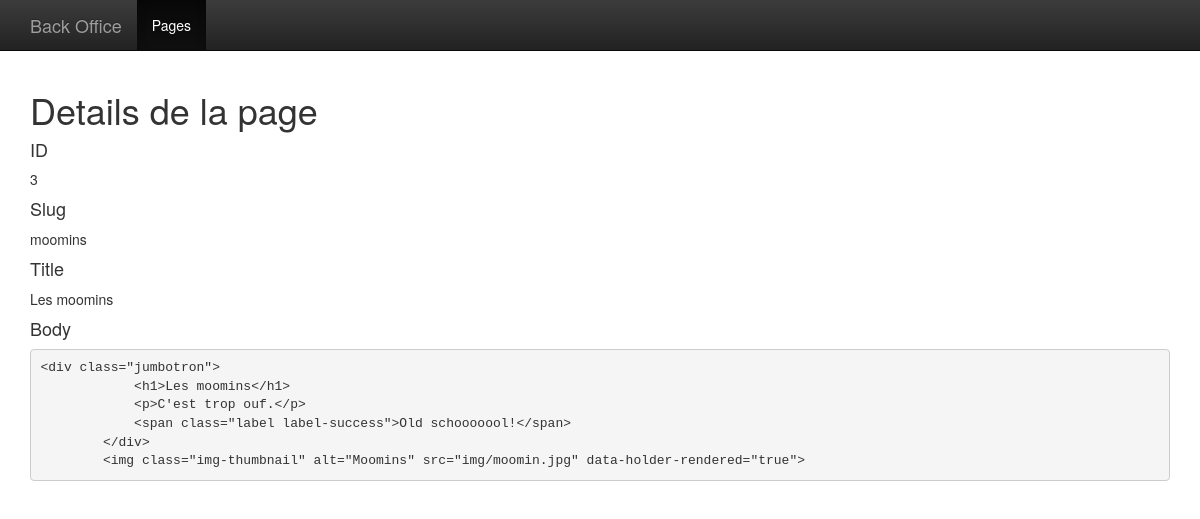
/admin/index.php?a=details&id=3, run on the app's committed database.
### tables this page shows
CREATE TABLE `page` (
  `id` int(11) NOT NULL,
  `slug` varchar(100) NOT NULL,
  `h1` varchar(100) NOT NULL,
  `body` text NOT NULL,
  `title` varchar(100) NOT NULL,
  `img` varchar(200) NOT NULL,
  `span_text` varchar(200) NOT NULL,
  `span_class` varchar(100) NOT NULL
);

### Controller/PageController.php (called while the page is built, shortened)
<?php
class PageController
{
    public function __construct(\PDO $PDO){
        $this->repository = new PageRepository($PDO);
    }
    public function detailsAction()
    {
        $data = $this->repository->getById($_GET['id']);
        require "View/admin/pageDetails.php";
    }
}

### Model/PageRepository.php (called while the page is built, shortened)
<?php
class PageRepository
{
    private $PDO;
    public function __construct(\PDO $PDO){
        $this->PDO = $PDO;
    }
    public function getById($id)
    {
        $sql ="SELECT
                    `id`,
                    `slug`,
                    `body`,
                    `title`
                FROM
                    `page`
                WHERE
                    `id` = :id
                ";
        $stmt = $this->PDO->prepare($sql);
        $stmt->bindParam(':id',$id,\PDO::PARAM_INT);
        $stmt->execute();
        return $stmt->fetchObject();
    }
}

### View/admin/pageDetails.php (the view, shortened to what this page needs)
<!DOCTYPE html>
<html lang="en">
<head>
    <link href="../bootstrap/css/bootstrap.css" rel="stylesheet">
    <link href="../bootstrap/css/" rel="stylesheet">
    <link href="../bootstrap/css/bootstrap-theme.min.css" rel="stylesheet">
</head>
<body role="document">
<nav class="navbar navbar-inverse navbar-fixed-top">
    <div class="container">
        <div class="navbar-header">
            <a class="navbar-brand" href="">Back Office</a>
        </div>
        <div id="navbar" class="navbar-collapse collapse">
            <ul class="nav navbar-nav">
                <li class="active"><a href="index.php">Pages</a></li>
            </ul>
        </div>
    </div>
</nav>
<div class="container theme-showcase" role="main">
    <h1>Details de la page</h1>
    <p><h4>ID</h4><?=$data->id?></p>
    <p><h4>Slug</h4><?=$data->slug?></p>
    <p><h4>Title</h4><?=$data->title?></p>
    <p><h4>Body</h4><pre><?=htmlentities($data->body)?></pre></p>
</div>
</body>
</html>

### View/admin/pageDetails.php (style rules this page uses)
body { padding-top: 70px; }

### data on the page
page: id "3", slug "moomins", title "Les moomins", body "<div class=\"jumbotron\"> <h1>Les moomins</h1> <p>C'est trop ouf.</p> <span class=\"label label-success\">Old schooooool!</span> </div> <img class=\"img-thumbnail\" alt=\"Moomins\" src=\"img/moomin.jpg\" data-holder-rendered=\"true\">"
